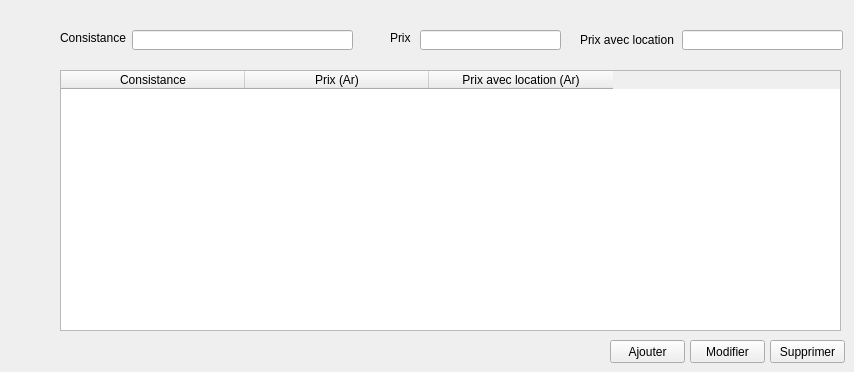
             <widget class="QWidget" name="pageForfParConsistanceParcelle_2">
              <widget class="QLabel" name="label_26">
               <property name="geometry">
                <rect>
                 <x>60</x>
                 <y>30</y>
                 <width>71</width>
                 <height>16</height>
                </rect>
               </property>
               <property name="text">
                <string>&lt;html&gt;&lt;head/&gt;&lt;body&gt;&lt;p&gt;Consistance&lt;/p&gt;&lt;/body&gt;&lt;/html&gt;</string>
               </property>
              </widget>
              <widget class="QLineEdit" name="lineEdit_20">
               <property name="geometry">
                <rect>
                 <x>132</x>
                 <y>30</y>
                 <width>221</width>
                 <height>20</height>
                </rect>
               </property>
              </widget>
              <widget class="QLabel" name="label_27">
               <property name="geometry">
                <rect>
                 <x>390</x>
                 <y>30</y>
                 <width>41</width>
                 <height>16</height>
                </rect>
               </property>
               <property name="text">
                <string>&lt;html&gt;&lt;head/&gt;&lt;body&gt;&lt;p&gt;Prix&lt;/p&gt;&lt;/body&gt;&lt;/html&gt;</string>
               </property>
              </widget>
              <widget class="QLineEdit" name="lineEdit_21">
               <property name="geometry">
                <rect>
                 <x>420</x>
                 <y>30</y>
                 <width>141</width>
                 <height>20</height>
                </rect>
               </property>
              </widget>
              <widget class="QLabel" name="label_28">
               <property name="geometry">
                <rect>
                 <x>580</x>
                 <y>30</y>
                 <width>111</width>
                 <height>20</height>
                </rect>
               </property>
               <property name="text">
                <string>&lt;html&gt;&lt;head/&gt;&lt;body&gt;&lt;p&gt;Prix avec location&lt;/p&gt;&lt;/body&gt;&lt;/html&gt;</string>
               </property>
              </widget>
              <widget class="QLineEdit" name="lineEdit_22">
               <property name="geometry">
                <rect>
                 <x>682</x>
                 <y>30</y>
                 <width>161</width>
                 <height>20</height>
                </rect>
               </property>
              </widget>
              <widget class="QTableWidget" name="tableWidget_4">
               <property name="geometry">
                <rect>
                 <x>60</x>
                 <y>70</y>
                 <width>781</width>
                 <height>261</height>
                </rect>
               </property>
               <attribute name="horizontalHeaderDefaultSectionSize">
                <number>184</number>
               </attribute>
               <column>
                <property name="text">
                 <string notr="true">Consistance</string>
                </property>
               </column>
               <column>
                <property name="text">
                 <string notr="true">Prix (Ar)</string>
                </property>
               </column>
               <column>
                <property name="text">
                 <string notr="true">Prix avec location (Ar)</string>
                </property>
               </column>
              </widget>
              <widget class="QPushButton" name="pushButton_10">
               <property name="geometry">
                <rect>
                 <x>690</x>
                 <y>340</y>
                 <width>75</width>
                 <height>23</height>
                </rect>
               </property>
               <property name="text">
                <string>Modifier</string>
               </property>
              </widget>
              <widget class="QPushButton" name="pushButton_11">
               <property name="geometry">
                <rect>
                 <x>610</x>
                 <y>340</y>
                 <width>75</width>
                 <height>23</height>
                </rect>
               </property>
               <property name="text">
                <string>Ajouter</string>
               </property>
              </widget>
              <widget class="QPushButton" name="pushButton_12">
               <property name="geometry">
                <rect>
                 <x>770</x>
                 <y>340</y>
                 <width>75</width>
                 <height>23</height>
                </rect>
               </property>
               <property name="text">
                <string>Supprimer</string>
               </property>
              </widget>
             </widget>
